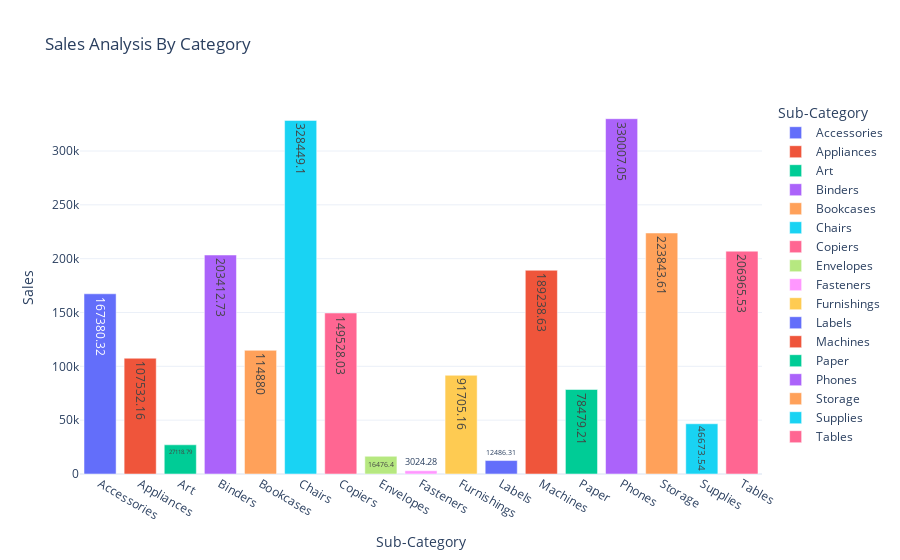

The notebook cell this image was saved under:
### Code cell
subcategorySalesfig=px.bar(sub_categorySales,
                          x='Sub-Category',
                          y='Sales',
                          title='Sales Analysis By Category',
                          color='Sub-Category',
                          text=sub_categorySales['Sales'].round(2))
subcategorySalesfig.show()

### Figure 1 — Plotly figure (JSON) as saved in the notebook; plotly's stock layout.template omitted (floating-point values rounded to 4 significant figures)
{"data": [{"alignmentgroup": "True", "hovertemplate": "Sub-Category=%{x}<br>Sales=%{y}<br>text=%{text}<extra></extra>", "legendgroup": "Accessories", "marker": {"color": "#636efa", "pattern": {"shape": ""}}, "name": "Accessories", "offsetgroup": "Accessories", "orientation": "v", "showlegend": true, "text": [167400.0], "textposition": "auto", "type": "bar", "x": ["Accessories"], "xaxis": "x", "y": [167400.0], "yaxis": "y"}, {"alignmentgroup": "True", "hovertemplate": "Sub-Category=%{x}<br>Sales=%{y}<br>text=%{text}<extra></extra>", "legendgroup": "Appliances", "marker": {"color": "#EF553B", "pattern": {"shape": ""}}, "name": "Appliances", "offsetgroup": "Appliances", "orientation": "v", "showlegend": true, "text": [107500.0], "textposition": "auto", "type": "bar", "x": ["Appliances"], "xaxis": "x", "y": [107500.0], "yaxis": "y"}, {"alignmentgroup": "True", "hovertemplate": "Sub-Category=%{x}<br>Sales=%{y}<br>text=%{text}<extra></extra>", "legendgroup": "Art", "marker": {"color": "#00cc96", "pattern": {"shape": ""}}, "name": "Art", "offsetgroup": "Art", "orientation": "v", "showlegend": true, "text": [27120.0], "textposition": "auto", "type": "bar", "x": ["Art"], "xaxis": "x", "y": [27120.0], "yaxis": "y"}, {"alignmentgroup": "True", "hovertemplate": "Sub-Category=%{x}<br>Sales=%{y}<br>text=%{text}<extra></extra>", "legendgroup": "Binders", "marker": {"color": "#ab63fa", "pattern": {"shape": ""}}, "name": "Binders", "offsetgroup": "Binders", "orientation": "v", "showlegend": true, "text": [203400.0], "textposition": "auto", "type": "bar", "x": ["Binders"], "xaxis": "x", "y": [203400.0], "yaxis": "y"}, {"alignmentgroup": "True", "hovertemplate": "Sub-Category=%{x}<br>Sales=%{y}<br>text=%{text}<extra></extra>", "legendgroup": "Bookcases", "marker": {"color": "#FFA15A", "pattern": {"shape": ""}}, "name": "Bookcases", "offsetgroup": "Bookcases", "orientation": "v", "showlegend": true, "text": [114880], "textposition": "auto", "type": "bar", "x": ["Bookcases"], "xaxis": "x", "y": [114900.0], "yaxis": "y"}, {"alignmentgroup": "True", "hovertemplate": "Sub-Category=%{x}<br>Sales=%{y}<br>text=%{text}<extra></extra>", "legendgroup": "Chairs", "marker": {"color": "#19d3f3", "pattern": {"shape": ""}}, "name": "Chairs", "offsetgroup": "Chairs", "orientation": "v", "showlegend": true, "text": [328400.0], "textposition": "auto", "type": "bar", "x": ["Chairs"], "xaxis": "x", "y": [328400.0], "yaxis": "y"}, {"alignmentgroup": "True", "hovertemplate": "Sub-Category=%{x}<br>Sales=%{y}<br>text=%{text}<extra></extra>", "legendgroup": "Copiers", "marker": {"color": "#FF6692", "pattern": {"shape": ""}}, "name": "Copiers", "offsetgroup": "Copiers", "orientation": "v", "showlegend": true, "text": [149500.0], "textposition": "auto", "type": "bar", "x": ["Copiers"], "xaxis": "x", "y": [149500.0], "yaxis": "y"}, {"alignmentgroup": "True", "hovertemplate": "Sub-Category=%{x}<br>Sales=%{y}<br>text=%{text}<extra></extra>", "legendgroup": "Envelopes", "marker": {"color": "#B6E880", "pattern": {"shape": ""}}, "name": "Envelopes", "offsetgroup": "Envelopes", "orientation": "v", "showlegend": true, "text": [16480.0], "textposition": "auto", "type": "bar", "x": ["Envelopes"], "xaxis": "x", "y": [16480.0], "yaxis": "y"}, {"alignmentgroup": "True", "hovertemplate": "Sub-Category=%{x}<br>Sales=%{y}<br>text=%{text}<extra></extra>", "legendgroup": "Fasteners", "marker": {"color": "#FF97FF", "pattern": {"shape": ""}}, "name": "Fasteners", "offsetgroup": "Fasteners", "orientation": "v", "showlegend": true, "text": [3024.0], "textposition": "auto", "type": "bar", "x": ["Fasteners"], "xaxis": "x", "y": [3024.0], "yaxis": "y"}, {"alignmentgroup": "True", "hovertemplate": "Sub-Category=%{x}<br>Sales=%{y}<br>text=%{text}<extra></extra>", "legendgroup": "Furnishings", "marker": {"color": "#FECB52", "pattern": {"shape": ""}}, "name": "Furnishings", "offsetgroup": "Furnishings", "orientation": "v", "showlegend": true, "text": [91710.0], "textposition": "auto", "type": "bar", "x": ["Furnishings"], "xaxis": "x", "y": [91710.0], "yaxis": "y"}, {"alignmentgroup": "True", "hovertemplate": "Sub-Category=%{x}<br>Sales=%{y}<br>text=%{text}<extra></extra>", "legendgroup": "Labels", "marker": {"color": "#636efa", "pattern": {"shape": ""}}, "name": "Labels", "offsetgroup": "Labels", "orientation": "v", "showlegend": true, "text": [12490.0], "textposition": "auto", "type": "bar", "x": ["Labels"], "xaxis": "x", "y": [12490.0], "yaxis": "y"}, {"alignmentgroup": "True", "hovertemplate": "Sub-Category=%{x}<br>Sales=%{y}<br>text=%{text}<extra></extra>", "legendgroup": "Machines", "marker": {"color": "#EF553B", "pattern": {"shape": ""}}, "name": "Machines", "offsetgroup": "Machines", "orientation": "v", "showlegend": true, "text": [189200.0], "textposition": "auto", "type": "bar", "x": ["Machines"], "xaxis": "x", "y": [189200.0], "yaxis": "y"}, {"alignmentgroup": "True", "hovertemplate": "Sub-Category=%{x}<br>Sales=%{y}<br>text=%{text}<extra></extra>", "legendgroup": "Paper", "marker": {"color": "#00cc96", "pattern": {"shape": ""}}, "name": "Paper", "offsetgroup": "Paper", "orientation": "v", "showlegend": true, "text": [78480.0], "textposition": "auto", "type": "bar", "x": ["Paper"], "xaxis": "x", "y": [78480.0], "yaxis": "y"}, {"alignmentgroup": "True", "hovertemplate": "Sub-Category=%{x}<br>Sales=%{y}<br>text=%{text}<extra></extra>", "legendgroup": "Phones", "marker": {"color": "#ab63fa", "pattern": {"shape": ""}}, "name": "Phones", "offsetgroup": "Phones", "orientation": "v", "showlegend": true, "text": [330000.0], "textposition": "auto", "type": "bar", "x": ["Phones"], "xaxis": "x", "y": [330000.0], "yaxis": "y"}, {"alignmentgroup": "True", "hovertemplate": "Sub-Category=%{x}<br>Sales=%{y}<br>text=%{text}<extra></extra>", "legendgroup": "Storage", "marker": {"color": "#FFA15A", "pattern": {"shape": ""}}, "name": "Storage", "offsetgroup": "Storage", "orientation": "v", "showlegend": true, "text": [223800.0], "textposition": "auto", "type": "bar", "x": ["Storage"], "xaxis": "x", "y": [223800.0], "yaxis": "y"}, {"alignmentgroup": "True", "hovertemplate": "Sub-Category=%{x}<br>Sales=%{y}<br>text=%{text}<extra></extra>", "legendgroup": "Supplies", "marker": {"color": "#19d3f3", "pattern": {"shape": ""}}, "name": "Supplies", "offsetgroup": "Supplies", "orientation": "v", "showlegend": true, "text": [46670.0], "textposition": "auto", "type": "bar", "x": ["Supplies"], "xaxis": "x", "y": [46670.0], "yaxis": "y"}, {"alignmentgroup": "True", "hovertemplate": "Sub-Category=%{x}<br>Sales=%{y}<br>text=%{text}<extra></extra>", "legendgroup": "Tables", "marker": {"color": "#FF6692", "pattern": {"shape": ""}}, "name": "Tables", "offsetgroup": "Tables", "orientation": "v", "showlegend": true, "text": [207000.0], "textposition": "auto", "type": "bar", "x": ["Tables"], "xaxis": "x", "y": [207000.0], "yaxis": "y"}], "layout": {"autosize": true, "barmode": "relative", "legend": {"title": {"text": "Sub-Category"}, "tracegroupgap": 0}, "title": {"text": "Sales Analysis By Category"}, "xaxis": {"anchor": "y", "autorange": true, "categoryarray": ["Accessories", "Appliances", "Art", "Binders", "Bookcases", "Chairs", "Copiers", "Envelopes", "Fasteners", "Furnishings", "Labels", "Machines", "Paper", "Phones", "Storage", "Supplies", "Tables"], "categoryorder": "array", "domain": [0, 1], "range": [-0.5, 16.5], "title": {"text": "Sub-Category"}, "type": "category"}, "yaxis": {"anchor": "x", "autorange": true, "domain": [0, 1], "range": [0, 347400.0], "title": {"text": "Sales"}, "type": "linear"}}}
